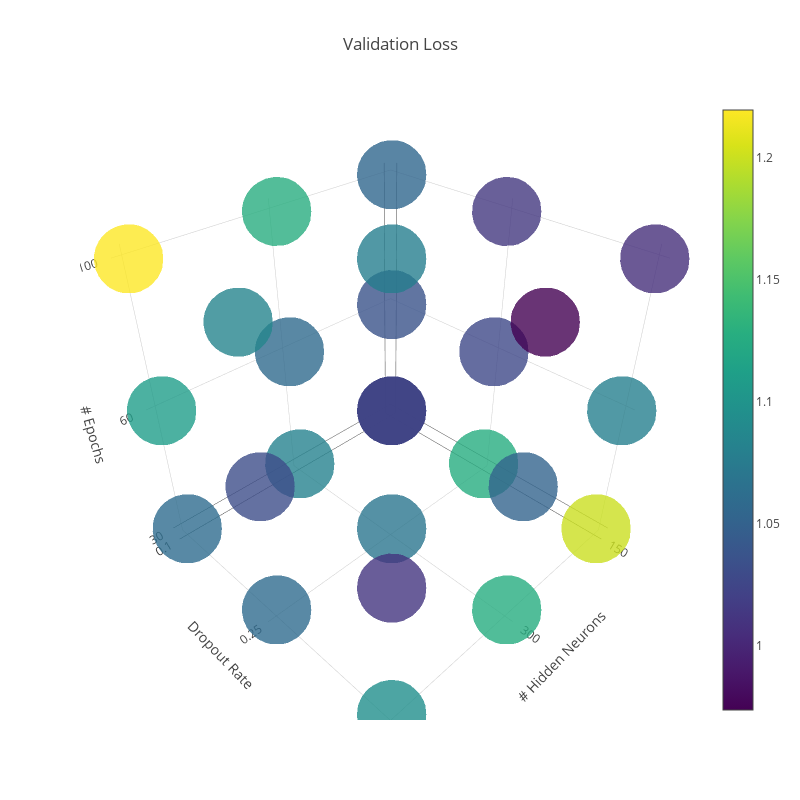

The notebook cell this image was saved under:
### Markdown cell above
## Visualise the best hyperparameter selection
In the diagram, we want to visualise the losses in a 3d space, allowing us to quickly draw trends or get the lowest/highest losses. Drag & hold to visualise the 3d heatmap from different angles.

### Code cell
# Using plotly's Scatter3d

trace1 = go.Scatter3d(
    x=heatmap_3d[:,0],
    y=heatmap_3d[:,1],
    z=heatmap_3d[:,2],
    mode='markers',
    marker=dict(
        size=24,
        color=heatmap_3d[:,3],                # set color to an array/list of desired values
        colorscale='Viridis',   # choose a colorscale
        opacity=0.8,
        showscale=True
    )
)

data = [trace1]
layout = go.Layout(
    title='Validation Loss',
    width=800,
    height=800,
    scene = dict(
    xaxis=dict(
        ticktext=hidden_neurons,
        tickvals=[0,1,2],
        nticks=3,
        title='# Hidden Neurons'
    ),
    yaxis=dict(
        ticktext=dropouts,
        tickvals=[0,1,2],
        nticks=3,
        title='Dropout Rate'
    ),
    zaxis=dict(
        ticktext=epochs,
        tickvals=[0,1,2],
        nticks=3,
        title='# Epochs'
    )
))

fig = go.Figure(data=data, layout=layout)
iplot(fig, filename='3d-scatter-colorscale')

### Figure 1 — Plotly figure (JSON) as saved in the notebook; plotly's stock layout.template omitted (floating-point values rounded to 4 significant figures)
{"data": [{"marker": {"color": [1.113, 1.038, 1.054, 1.126, 1.027, 1.013, 1.201, 1.08, 1.006, 1.082, 1.058, 1.128, 1.069, 1.043, 1.078, 1.127, 1.052, 0.9737, 1.061, 1.11, 1.22, 1.06, 1.031, 1.086, 1.096, 1.011, 1.017], "colorscale": "Viridis", "opacity": 0.8, "showscale": true, "size": 24}, "mode": "markers", "type": "scatter3d", "uid": "59821f43-a250-4779-b39b-9ba1c12c3b01", "x": [0, 0, 0, 0, 0, 0, 0, 0, 0, 1, 1, 1, 1, 1, 1, 1, 1, 1, 2, 2, 2, 2, 2, 2, 2, 2, 2], "y": [0, 0, 0, 1, 1, 1, 2, 2, 2, 0, 0, 0, 1, 1, 1, 2, 2, 2, 0, 0, 0, 1, 1, 1, 2, 2, 2], "z": [0, 1, 2, 0, 1, 2, 0, 1, 2, 0, 1, 2, 0, 1, 2, 0, 1, 2, 0, 1, 2, 0, 1, 2, 0, 1, 2]}], "layout": {"height": 800, "scene": {"xaxis": {"nticks": 3, "ticktext": [150, 300, 500], "tickvals": [0, 1, 2], "title": {"text": "# Hidden Neurons"}}, "yaxis": {"nticks": 3, "ticktext": [0.1, 0.25, 0.5], "tickvals": [0, 1, 2], "title": {"text": "Dropout Rate"}}, "zaxis": {"nticks": 3, "ticktext": [30, 60, 100], "tickvals": [0, 1, 2], "title": {"text": "# Epochs"}}}, "title": {"text": "Validation Loss"}, "width": 800}}
